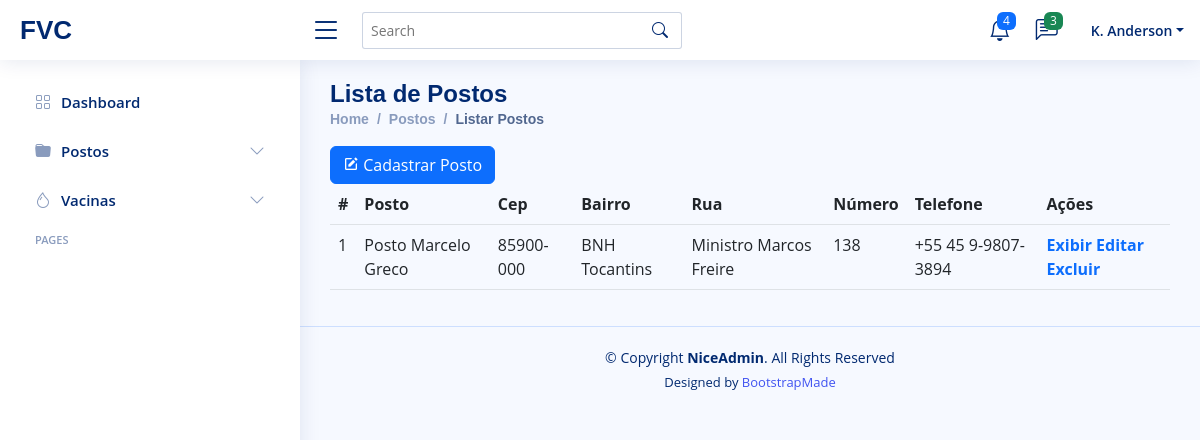
Page /posindex/ on the committed database.
### core/models.py (models this page shows, shortened)
class postos(models.Model):
    pos_nome = models.CharField(max_length = 120)
    pos_cep = models.CharField(max_length = 45)
    pos_rua = models.CharField(max_length = 45)
    pos_bairro = models.CharField(max_length = 45)
    pos_numero = models.IntegerField()
    pos_logradouro = models.CharField(max_length = 45)
    pos_telefone = models.CharField(max_length = 45)
    class Meta:
        verbose_name_plural = "Postos"

### core/views.py (the view)
# urls.py: path('posindex/', pos_index, name= "lista_postos"),
def pos_index(request):
    posto = postos.objects.all()
    pacote = {"postoChave": posto}
    return render(request, "pos-index.html", pacote)

### core/templates/pos-index.html (shortened to what this page needs)
{%extends 'layouts/pages-blank.html'%}
{%block page-name%}Lista de Postos{%endblock page-name%}
{%block directory%}
<li class="breadcrumb-item"><a href="index.html">Home</a></li>
<li class="breadcrumb-item">Postos</li>
<li class="breadcrumb-item active">Listar Postos</li>
{%endblock directory%}
{%block main-content%}
<a href= "{% url 'create_postos'%}">
<button type="button" class="btn btn-primary">
  <i class="bx bxs-edit"></i>
  Cadastrar Posto
</button>
</a>
<table class="table">
  <thead>
    <tr>
      <th scope="col">#</th>
      <th scope="col">Posto</th>
      <th scope="col">Cep</th>
      <th scope="col">Bairro</th>
      <th scope="col">Rua</th>
      <th scope="col">Número</th>
      <th scope="col">Telefone</th>
      <th scope="col">Ações</th>
    </tr>
  </thead>
  <tbody>
    {%for i in postoChave%}
    <tr>
        <td>{{i.id}}</td>
        <td>{{i.pos_nome}} </td>
        <td>{{i.pos_cep}} </td>
        <td>{{i.pos_bairro}} </td>
        <td>{{i.pos_rua}} </td>
        <td>{{i.pos_numero}} </td>
        <td>{{i.pos_telefone}} </td>
        <td>
          <a href="{%url 'show_postos' i.id%}" class="text-primary fw-bold">Exibir</a>
          <a href="{%url 'update_postos' i.id%}" class="text-primary fw-bold">Editar</a>
          <a href="{%url 'delete_postos' i.id%}" class="text-primary fw-bold">Excluir</a>
        </td>
    </tr>
    {%endfor%}
  </tbody>
</table>
{%endblock main-content%}

### core/static/assets/css/style.css (style rules this page uses)
:root { scroll-behavior: smooth; }
body { font-family: "Open Sans", sans-serif; background: #f6f9ff; color: #444444; }
a { color: #4154f1; text-decoration: none; }
.breadcrumb a { color: #899bbd; transition: 0.3s; }
.breadcrumb .breadcrumb-item::before { color: #899bbd; }
.breadcrumb .active { color: #51678f; font-weight: 600; }

### rows in the picture
postos: id "1", pos_nome "Posto Marcelo Greco", pos_cep "85900-000", pos_bairro "BNH Tocantins", pos_rua "Ministro Marcos Freire", pos_numero "138", pos_telefone "+55 45 9-9807-3894"
